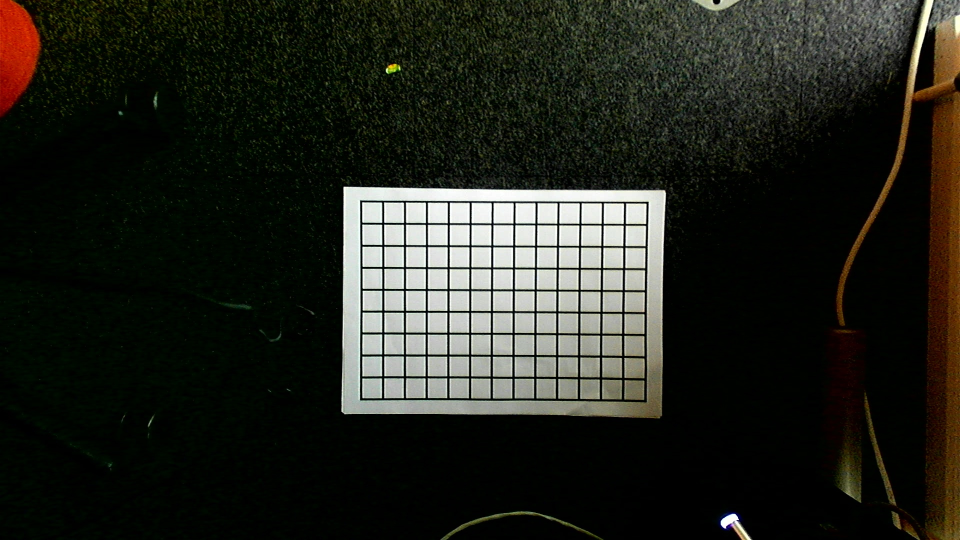
#> input picture script-test/content/frame.jpg, 1920 x 1080 px, given in place of the camera (shown at 1/2 size)
$ jupyter execute --allow-errors script-test.ipynb   (older library calls are emulated)   (text cells are left out)
#> lines starting #> are read from the running program, lines starting #| are printed output that depends on the picture; after the words box and inside, x2 and y2 are one past the last pixel; in counts of white or black regions, pixels touching at a corner belong together
[cell 1]
import cv2
import numpy as np
import math
import matplotlib.pyplot as plt
import shapely
from shapely.geometry import LineString, Point, Polygon
import time
from scipy import spatial
# http://mathster.com/graphpaper/graphpaperjs/.

if True :
    pass
else :
    prod

[cell 2]
def nb_show(title, img):
    plt.imshow(img, cmap="gray"), plt.title(title)
    # plt.xticks([]),plt.yticks([])
    plt.show()


def nb_show_n(title_list, img_list):
   n = len(title_list)
   m = len(img_list)
   if n > 1  and m == m :
      plt.rcParams['figure.figsize'] = [n*5, 5]
      fig, ax = plt.subplots(1, n)
      plt.tight_layout()
      r = 0
      for axis in ax :
         axis.title.set_text(title_list[r])
         axis.imshow(img_list[r], cmap="gray")
         r=r+1
   plt.show()


def get_bounding_box(img) :
  img_gray = cv2.cvtColor(img, cv2.COLOR_BGR2GRAY)
  blur = cv2.GaussianBlur(img_gray,(5,5),0)
  # ret2,th2 = cv2.threshold(blur,100,120,cv2.THRESH_BINARY+cv2.THRESH_OTSU)
  th2 = cv2.adaptiveThreshold(blur,255,cv2.ADAPTIVE_THRESH_GAUSSIAN_C,\
            cv2.THRESH_BINARY,11,2)

  edges = cv2.Canny(th2,150,160,L2gradient = True)
  contours, _ = cv2.findContours(edges, cv2.RETR_EXTERNAL, cv2.CHAIN_APPROX_SIMPLE)
  c = max(contours, key = cv2.contourArea)
  x,y,w,h = cv2.boundingRect(c)
  # cpy = edges.copy()
  # cv2.rectangle(cpy, (x, y), (x + w, y + h), (255,0,0), 4)
  # nb_show("background cropped",cpy)
  return cv2.boundingRect(c)

def crop(img_in, box):
  x,y,w,h = box
  img_out = img_in[y:y+h,x:x+w]
  return img_out

def take_pic(cam_object, niter) :
#> called with niter = 5
   avg = []
   for i in range(niter):
      time.sleep(0.1)
      if cam_object.isOpened():
         ret, a = cam_object.read()
         avg.append(a)
         if ret:
            pass
         else:
            print("frame not captured")
      else:
         print("cannot open camera")

      if i == 0:
         dst = avg[i]
      else:
         alpha = 1.0/(i + 1)
         beta = 1.0 - alpha
         dst = cv2.addWeighted(avg[i], alpha, dst, beta, 0.0)
#> this loop made 5 passes
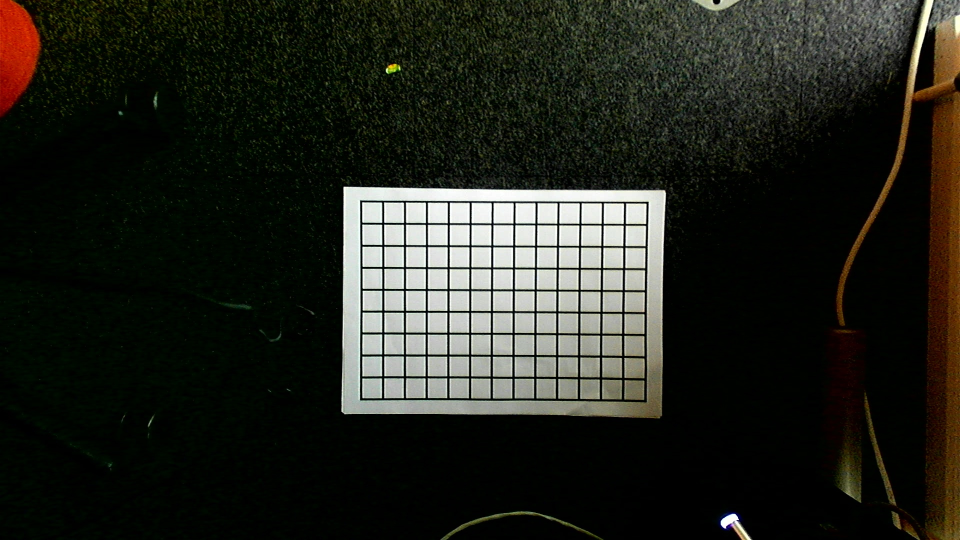
#> input picture script-test/content/frame.jpg, 1920 x 1080 px, given in place of the camera (shown at 1/2 size)
#> after the loop, avg = 5 items
   avg_pic = dst
#> avg_pic is the input picture: shape (1080, 1920, 3); mean B, G, R 29.9, 37.1, 35.8
   return avg_pic

[cell 3]
cam = cv2.VideoCapture(0)
cam.set(cv2.CAP_PROP_BUFFERSIZE, 0)
cam.set(cv2.CAP_PROP_FORMAT, cv2.CV_32F)
WIDTH = 1920
HEIGHT = 1080
cam.set(cv2.CAP_PROP_FRAME_WIDTH, WIDTH)
cam.set(cv2.CAP_PROP_FRAME_HEIGHT, HEIGHT)

[cell 4]
avgiter=5

background_raw = take_pic(cam,avgiter)

nb_show("raw background",cv2.cvtColor(background_raw, cv2.COLOR_RGB2BGR))
cv2.imwrite('./content/background.jpg',background_raw)
#> Out = True

[cell 5]
# first crop
auto_bounding_box = get_bounding_box(background_raw)
#> in get_bounding_box, `img_gray = cv2.cvtColor(img, cv2.COLOR_BGR2GRAY)`:
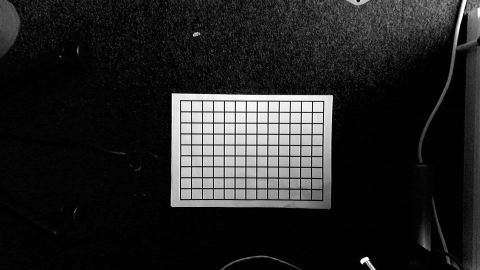
#> img_gray: shape (1080, 1920) (shown at 1/4 size); min 0, max 255, mean 35.8
#> in get_bounding_box, `th2 = cv2.adaptiveThreshold(blur,255,cv2.ADAPTIVE_THRESH_GAUSSIAN_C,\ ..`:
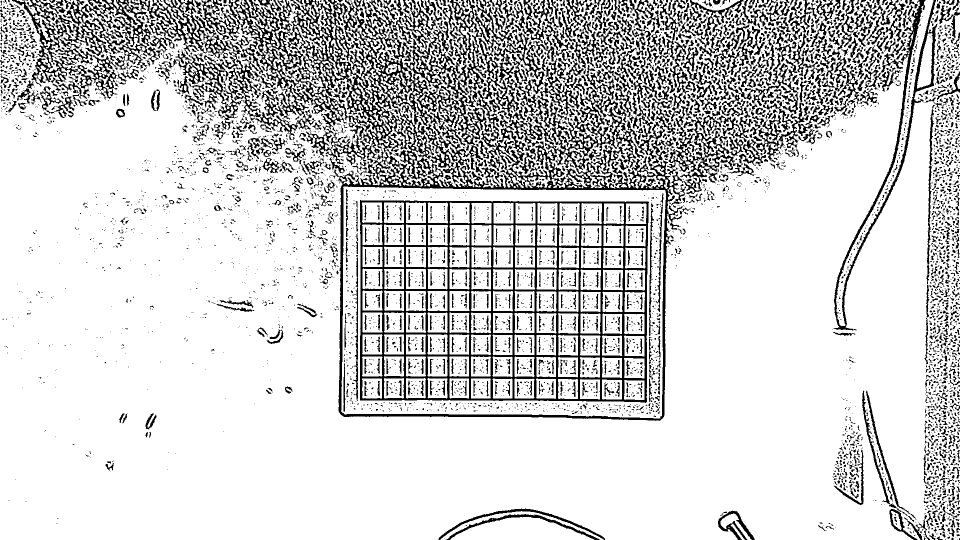
#> th2: shape (1080, 1920) (shown at 1/2 size); 82% white; 5810 black regions (4202 under 20 px), largest, box (x1, y1, x2, y2) and area: (438, 0, 1487, 842) 112441, (720, 400, 1298, 806) 45382, (24, 0, 522, 259) 22929
#> in get_bounding_box, `edges = cv2.Canny(th2,150,160,L2gradient = True)`:
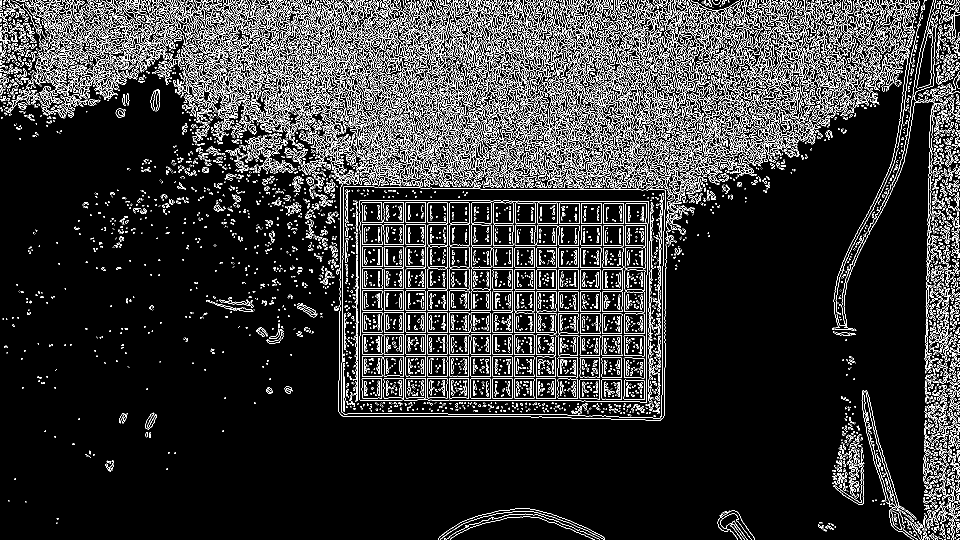
#> edges: shape (1080, 1920) (shown at 1/2 size); 11.7% white in thin lines or dots
#> in get_bounding_box, `contours, _ = cv2.findContours(edges, cv2.RETR_EXTERNAL, cv2.CHAIN_APP..`: contours = 5641 contours, 4666 with area under 20; largest, box (x1, y1, x2, y2) and area: (682, 372, 1332, 837) 289778, (867, 171, 999, 340) 2705, (908, 0, 1049, 227) 2634, (1828, 0, 1875, 203) 2098, (700, 216, 842, 373) 1966
#> in get_bounding_box, `c = max(contours, key = cv2.contourArea)`: c = contour of 150 points, box (x1, y1, x2, y2) (682, 372, 1332, 837), area 289778
#> in get_bounding_box, `x,y,w,h = cv2.boundingRect(c)`: x = 682; y = 372; w = 650; h = 465
#> auto_bounding_box = (682, 372, 650, 465)
background_auto_crop = crop(background_raw,auto_bounding_box)
#> in crop, `x,y,w,h = box`: x = 682; y = 372; w = 650; h = 465
#> in crop, `img_out = img_in[y:y+h,x:x+w]`:
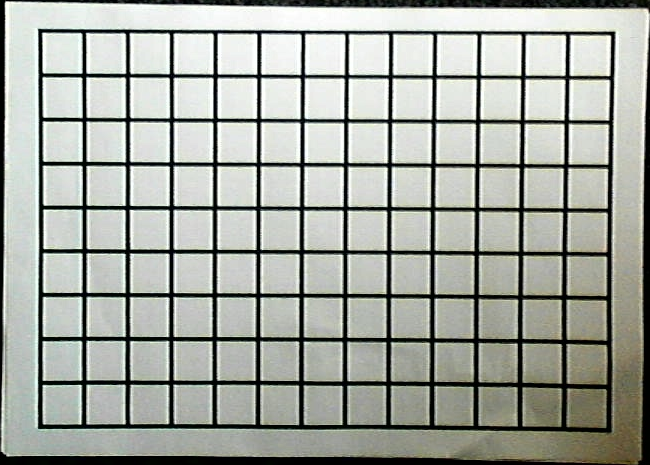
#> img_out: shape (465, 650, 3); mean B, G, R 159.9, 167.7, 163.9

# second crop
x = 15
y = 15
w = 605
h = 425
manual_bounding_box = (x,y,w,h)
background_manual_crop = crop(background_auto_crop,manual_bounding_box)
#> call 2 of crop, with box = (15, 15, 605, 425)
#> in crop (call 2), `img_out = img_in[y:y+h,x:x+w]`:
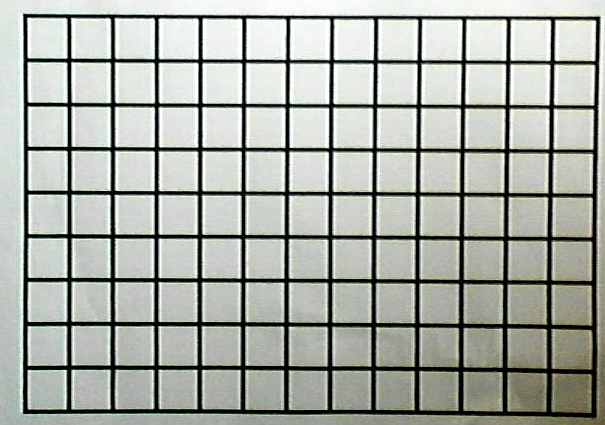
#> img_out: shape (425, 605, 3); mean B, G, R 166.1, 173.6, 169.4

final_bounding_box = (auto_bounding_box[0]+manual_bounding_box[0] , auto_bounding_box[1]+manual_bounding_box[1] , manual_bounding_box[2] , manual_bounding_box[3])
#> final_bounding_box = (697, 387, 605, 425)


background = crop(background_raw,final_bounding_box)
background = cv2.cvtColor(background, cv2.COLOR_BGR2GRAY)

# nb_show("background cropped",background)

blur = cv2.GaussianBlur(background,(3,3),0)
#> blur: shape (425, 605)

# 3x3 array for edge detection
sobel_y = np.array([[ -1, -2, -1],
                   [ 0, 0, 0],
                   [ 1, 2, 1]])

## TODO: Create and apply a Sobel x operator
sobel_x = np.array([[ -1, 0, 1],
                   [ -2, 0, 2],
                   [ -1, 0, 1]])

edge_detection = np.array([[ 0.0, -1, 0],
                        [ -1, 4, -1],
                        [ 0, -1, 0]])

kernel3 = np.array([[0, -1,  0],
                   [-1,  5, -1],
                    [0, -1,  0]])

# Filter the image using filter2D, which has inputs: (grayscale image, bit-depth, kernel)  https://alyxion.github.io/Udacity_IntroToSelfDrivingCarsNd/8_1_Intro_Mini_Projects/41_Finding%20Edges%20and%20Custom%20Kernels.html
sobely = cv2.filter2D(blur, -1, sobel_y)
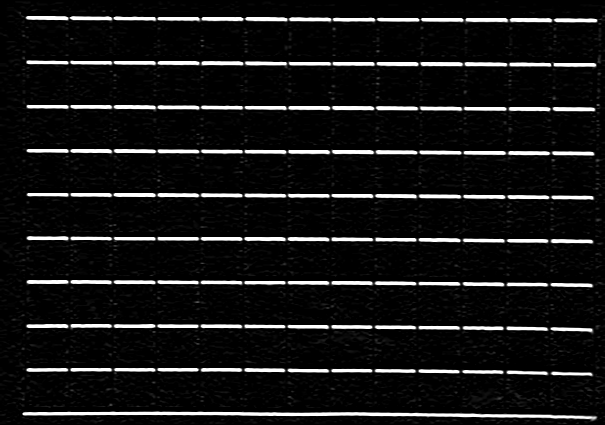
#> sobely: shape (425, 605); min 0, max 255, mean 21.4

# Filter the image using filter2D, which has inputs: (grayscale image, bit-depth, kernel)
sobelx = cv2.filter2D(blur, -1, sobel_x)
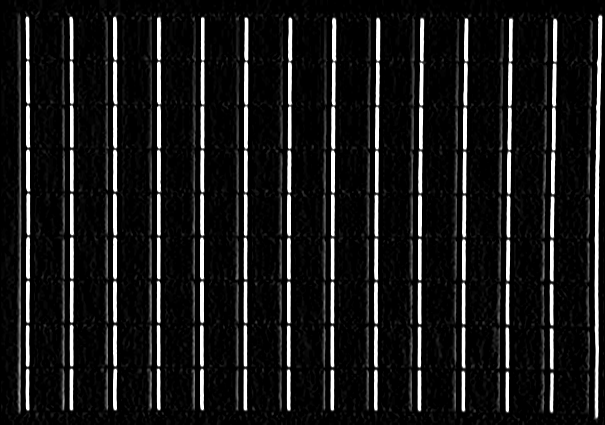
#> sobelx: shape (425, 605); min 0, max 255, mean 25.4

sobelxy = cv2.bitwise_not(cv2.addWeighted(sobely, 0.5, sobelx, 0.5, 0))
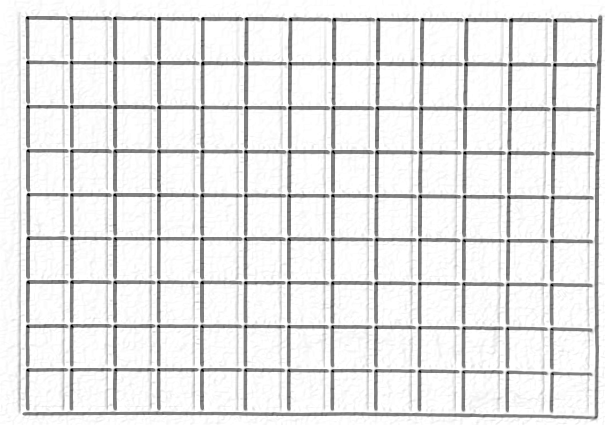
#> sobelxy: shape (425, 605); min 0, max 255, mean 231.6

# Otsu's thresholding
ret2,th2 = cv2.threshold(sobelxy,0,255,cv2.THRESH_BINARY+cv2.THRESH_OTSU)
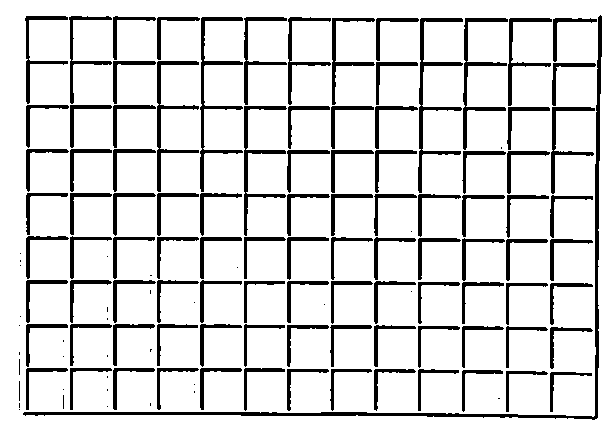
#> th2: shape (425, 605); 85.4% white; 133 black regions (33 under 20 px), largest, box (x1, y1, x2, y2) and area: (23, 15, 602, 420) 3308, (418, 18, 463, 193) 1217, (200, 17, 243, 192) 1139
#> ret2 = 188
# Otsu's thresholding after Gaussian filtering
blurred = cv2.GaussianBlur(sobelxy,(3,3),0)
ret3,th3 = cv2.threshold(blurred,0,255,cv2.THRESH_BINARY+cv2.THRESH_OTSU)
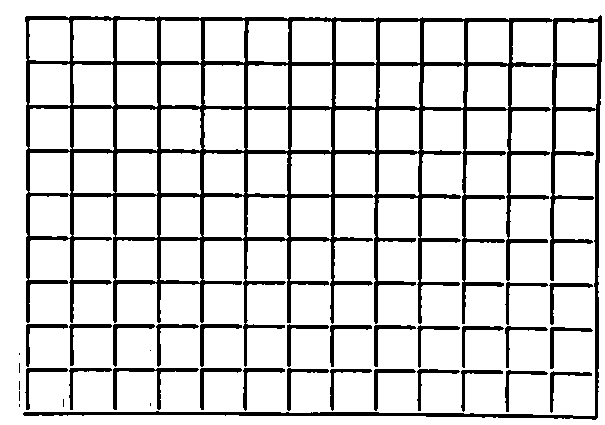
#> th3: shape (425, 605); 84.4% white; 35 black regions (8 under 20 px), largest, box (x1, y1, x2, y2) and area: (23, 15, 602, 420) 32158, (113, 368, 199, 410) 610, (200, 324, 242, 367) 322
#> ret3 = 196
edges = cv2.Canny(th3, 50, 200)
#> edges: shape (425, 605); 8.1% white in thin lines or dots
#> (the rest of the program and of its run is left out)
